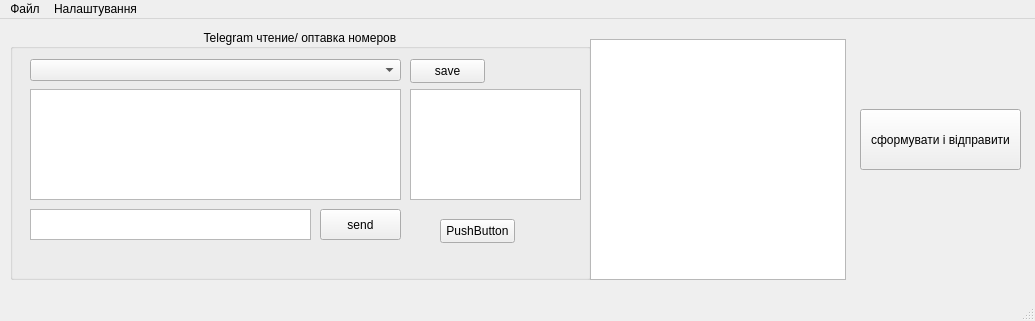
<?xml version="1.0" encoding="UTF-8"?>
<ui version="4.0">
 <class>MainWindow</class>
 <widget class="QMainWindow" name="MainWindow">
  <property name="geometry">
   <rect>
    <x>0</x>
    <y>0</y>
    <width>1035</width>
    <height>321</height>
   </rect>
  </property>
  <property name="windowTitle">
   <string>MainWindow</string>
  </property>
  <widget class="QWidget" name="centralwidget">
   <widget class="QGroupBox" name="groupBox">
    <property name="geometry">
     <rect>
      <x>10</x>
      <y>10</y>
      <width>581</width>
      <height>251</height>
     </rect>
    </property>
    <property name="title">
     <string>Telegram чтение/ оптавка номеров</string>
    </property>
    <property name="alignment">
     <set>Qt::AlignmentFlag::AlignCenter</set>
    </property>
    <widget class="QTextEdit" name="text_tg_input_message">
     <property name="geometry">
      <rect>
       <x>20</x>
       <y>60</y>
       <width>371</width>
       <height>111</height>
      </rect>
     </property>
     <property name="readOnly">
      <bool>true</bool>
     </property>
    </widget>
    <widget class="QPushButton" name="button_tg_send">
     <property name="geometry">
      <rect>
       <x>310</x>
       <y>180</y>
       <width>81</width>
       <height>31</height>
      </rect>
     </property>
     <property name="text">
      <string>send</string>
     </property>
    </widget>
    <widget class="QTextEdit" name="text_tg_output_message">
     <property name="geometry">
      <rect>
       <x>20</x>
       <y>180</y>
       <width>281</width>
       <height>31</height>
      </rect>
     </property>
    </widget>
    <widget class="QComboBox" name="comboBox">
     <property name="geometry">
      <rect>
       <x>20</x>
       <y>30</y>
       <width>371</width>
       <height>22</height>
      </rect>
     </property>
    </widget>
    <widget class="QPushButton" name="pushButton_save_chat">
     <property name="geometry">
      <rect>
       <x>400</x>
       <y>30</y>
       <width>75</width>
       <height>24</height>
      </rect>
     </property>
     <property name="text">
      <string>save</string>
     </property>
    </widget>
    <widget class="QTextEdit" name="textEdit_parsing">
     <property name="geometry">
      <rect>
       <x>400</x>
       <y>60</y>
       <width>171</width>
       <height>111</height>
      </rect>
     </property>
    </widget>
    <widget class="QPushButton" name="pushButton_test_extract">
     <property name="geometry">
      <rect>
       <x>430</x>
       <y>190</y>
       <width>75</width>
       <height>24</height>
      </rect>
     </property>
     <property name="text">
      <string>PushButton</string>
     </property>
    </widget>
   </widget>
   <widget class="QPushButton" name="button_send_files">
    <property name="geometry">
     <rect>
      <x>860</x>
      <y>90</y>
      <width>161</width>
      <height>61</height>
     </rect>
    </property>
    <property name="text">
     <string>сформувати і відправити</string>
    </property>
   </widget>
   <widget class="QListWidget" name="listiWdget_recipient">
    <property name="geometry">
     <rect>
      <x>590</x>
      <y>20</y>
      <width>256</width>
      <height>241</height>
     </rect>
    </property>
   </widget>
  </widget>
  <widget class="QStatusBar" name="statusbar"/>
  <widget class="QMenuBar" name="menubar">
   <property name="geometry">
    <rect>
     <x>0</x>
     <y>0</y>
     <width>1035</width>
     <height>22</height>
    </rect>
   </property>
   <widget class="QMenu" name="menu_file">
    <property name="title">
     <string>Файл</string>
    </property>
    <addaction name="button_exit"/>
   </widget>
   <widget class="QMenu" name="menu_settings">
    <property name="title">
     <string>Налаштування</string>
    </property>
    <addaction name="button_settings"/>
   </widget>
   <addaction name="menu_file"/>
   <addaction name="menu_settings"/>
  </widget>
  <action name="button_exit">
   <property name="text">
    <string>Выход</string>
   </property>
  </action>
  <action name="button_settings">
   <property name="text">
    <string>Налаштування</string>
   </property>
  </action>
 </widget>
 <resources/>
 <connections/>
</ui>
